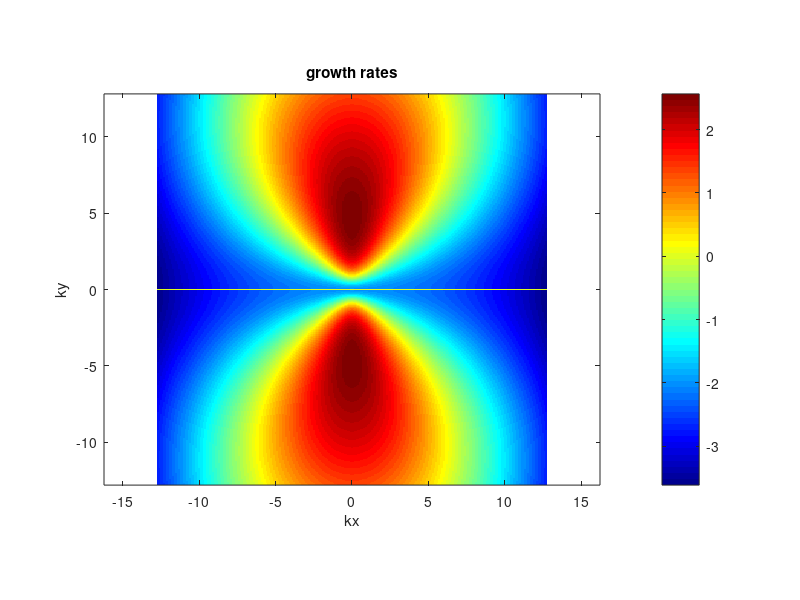
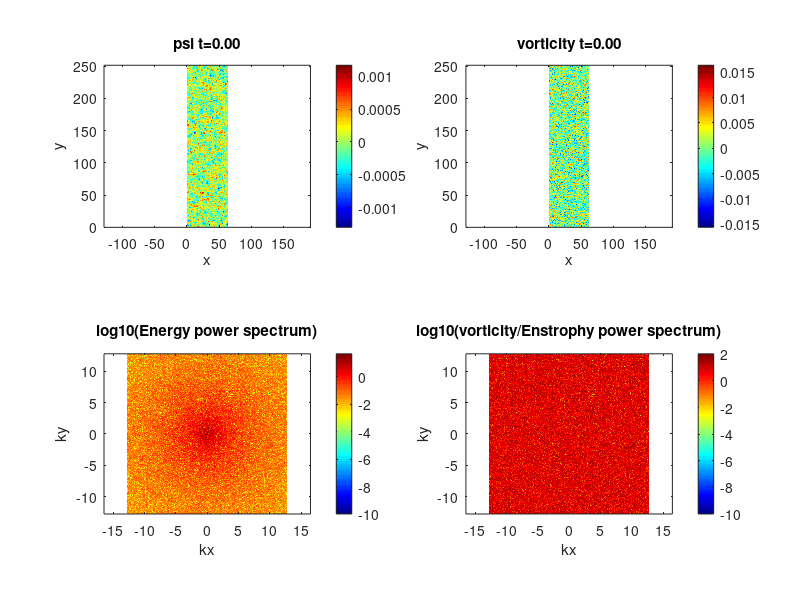
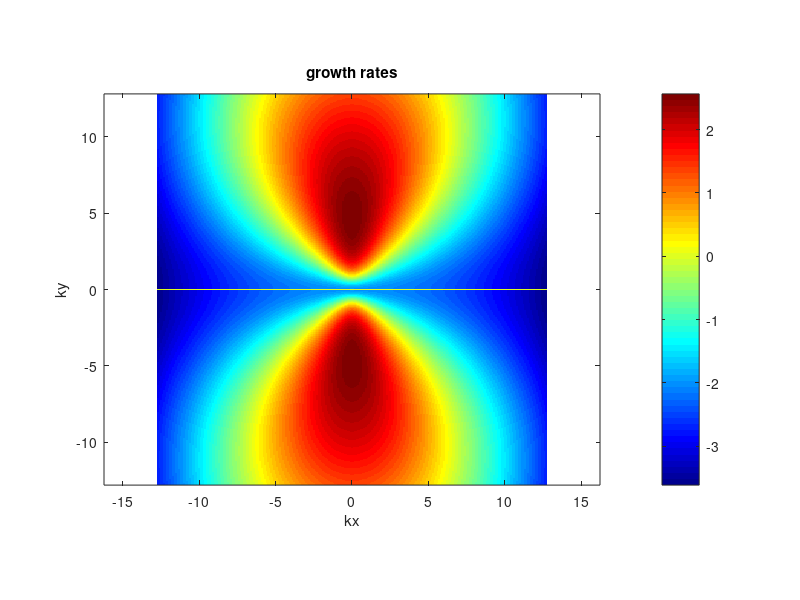

Here is the MATLAB script that generated these plots, in order: (Note: a time limit stopped this script after it produced the figures.)
function spectral_DS2d
%%%%%%%%%%%%%%%%%%%%%%%%%%%%%%%%%%%%%%%%%%%%%%%%%%%%%%%%%%%%%%%%%%%%%%%%%%%%%%%%%
% 1-field toy model of the Dimits shift. Similar to the Hasegawa-Mima           %
% equation or the Kuramoto-Sivashinsky equation.                                %
%                                                                               %
% Based off an MIT code originally made by Jean-Christophe Nave.                %
% Modified by Denis St-Onge                                                     %
%                                                                               %
% Laplacian(psi) = w                                                            %
% u = psi_y                                                                     %
% v =-psi_x                                                                     %
%%%%%%%%%%%%%%%%%%%%%%%%%%%%%%%%%%%%%%%%%%%%%%%%%%%%%%%%%%%%%%%%%%%%%%%%%%%%%%%%%
clear all;
mkdir('plots'); mkdir('data');
delete('log.txt');

scale=1;         % quick scale of the linear terms
mu   =scale*2;      % friction
nu   =scale*0.01; % viscosity
muZF =scale*1e-4; %scale*2*0; % zonal friction
nuZF =scale*0e-5; %scale*5.0e-4; % zonal viscosity
l    =scale*0;     % Landau-like damping
gamma=scale*5;   % linear drive 2.4203
HM=scale*0;		 % HM-type wave
TH=scale*0;      % Terry-Horton i delta
h=1;             % hyperviscosity factor
hZF=1;             % hyperviscosity factor
forcing=0; 		 % forcing magnitude
LX=2*pi*10;      % X scale
LY=2*pi*40;      % Y scale
NX_real=256;     % resolution in x
NY_real=1024;     % resolution in y
dt=1e-5;    % time step. Should start small as CFL updated can pick up the pace
pert_size=1e-2; % size of perturbation
TF=1000.0;   % final time
iF=2000000;  % final iteration, whichever occurs first
iRST=10000; % write restart dump
i_report=100;
en_print=100;
TSCREEN=2000; % sreen update interval time (NOTE: plotting is usually slow)
initial_condition='random';   %'simple vortices' 'vortices' 'random' or 'random w' 
AB_order=-1; % Adams Bashforth order 1,2,3, or 4 (3 more accurate, 2 possibly more stable) -1 = RK3
linear_term='exact'; % CN, BE, FE, or exact
simulation_type='NL'; % NL, QL, or L (nonlinear, quasilinear and linear respectively)
padding = true; % 3/2 padding, otherwise 2/3 truncation.
save_plots = true; % save plots to file
system_type='MHM'; % NS, HM, MHM
cfl_cadence=5;
cfl=0.4
max_dt=1e-2;
safety=0.8;
diagnostics=false;

%rng(707296708);
rng('shuffle');
s=rng;


% print log file.
diary('log.txt') 
diary on;

fig1=figure(1);
fig2=figure(2);

% ensure parameters get printed  to log.
fprintf('nu: %.05e  mu:%.05e gamma:%.05e\n',nu,mu,gamma);
fprintf('l: %.05e  HM:%.05e TH:%.05e\n',l,HM,TH);
fprintf('LX:%.02f LY:%.02f NX:%d NY:%d\n',LX, LY, NX_real, NY_real);
fprintf('h:%d scale:%d Tf:%.01f iF:%d\n',h, scale, TF, iF);
fprintf('hZF:%d muZF:%e nuZF:%e\n',hZF,muZF,nuZF);
fprintf('Nonlinear:%s padding:%d System:%s\n',simulation_type, padding,system_type);
fprintf('random seed:%d AB order:%d CFL step:%d\n',s.Seed, AB_order, cfl_cadence);
fprintf('safety:%f\n',safety);

energyFile=0; 
if(strcmp(initial_condition,'restart'))
    energyFile = fopen('energy.dat','a');
else
    energyFile = fopen('energy.dat','w');
end

fprintf(energyFile,'# [1] t  [2] dt  [3] energy  [4] enstrophy  [5] ZF    [6] DW    [7] flux\n');


NX=NX_real;
NY=NY_real;
if(padding)
    NX=3*NX/2;
    NY=3*NY/2;
end

dx=LX/NX;
dy=LY/NY;
dkx=2*pi/LX;
dky=2*pi/LY;
LXnum=0:dx:LX;
LYnum=0:dy:LY;

minkx= -(NX_real/2 - 1)*dkx;
maxkx=  (NX_real/2 - 1)*dkx;
minky= -(NY_real/2 - 1)*dky;
maxky=  (NY_real/2 - 1)*dky;
kxnum= minkx:dkx:maxkx;
kynum= minky:dky:maxky;

t=0.;
i=0;
k=0;
c1=0;
c2=0;
c3=0;
dt1=0;
dt2=0;
dt3=0;
w_hat=0; %this is our field.
I=sqrt(-1);

kx=dkx*I*ones(1,NY)'*(mod((1:NX)-ceil(NX/2+1),NX)-floor(NX/2)); % matrix of wavenumbers in x direction 
ky=dky*I*(mod((1:NY)'-ceil(NY/2+1),NY)-floor(NY/2))*ones(1,NX); % matrix of wavenumbers in y direction 

% Cutting of frequencies using the 2/3 rule. 
% Discard asymmetric N/2 term. Otherwise reality is not enforced.
dealias=abs(kx/dkx) <1/3*NX & abs(ky/dky) <1/3*NY;


ksquare=kx.^2+ky.^2;                                % Laplacian in Fourier space
ksquare(1,1)=-1; 
kmu = -(-1)^h*mu * ones(NY,NX)./(ksquare.^(h-1)) ;                            % drag force array
ksquare_viscous=-(-1)^h*nu*(ksquare.^h);            % Viscosity array

ksquare_poisson=ksquare - ones(NY, NX) + TH*ky;		% Poisson equation in Fourier space
if(strcmpi(system_type,'NS'))
    ksquare_poisson=ksquare;		% Poisson equation in Fourier space
end
ksquare_poisson(1,1)=-1;  % fixed Laplacian in Fourier space for Poisson's equation


gd = gamma * ky.^2./ksquare_poisson + HM*ky./ksquare_poisson;

zonal_part = zeros(NY,NX);
zonal_part(1,:) = zonal_part(1,:) + ones(1,NX);
fluct_part = ones(NY,NX) - zonal_part;

lin_growth = -kmu + ksquare_viscous + gd - l*abs(ky); % this is the linear growth rate used in computations


% No damping on zonal modes. Modified Poisson equation (proper adiabatic electron response)
if(strcmpi(system_type,'MHM'))
    kxzf = kx(1,:);
    lin_growth(1,:) = zeros(1,NX) - muZF*ones(1,NX) -(-1)^hZF*nuZF*(kxzf.^(2*hZF)) ;
    ksquare_poisson(1,:) = ksquare_poisson(1,:) + ones(1,NX);
	ksquare_poisson(1,1)=-1;
end
numel(find(lin_growth(:)>0))

lin_trunc = dealias.*lin_growth;
max_growth = max(lin_trunc(:))
max_rate = max(abs(lin_trunc(:)))
0.25/max_rate

lg2 = lin_growth.^2;
lg3 = lin_growth.^3;

% forcing stuff?
kf_min = 16*dkx;
dkf = 0.5*dkx;
forcing_base = abs(ksquare) <= (kf_min+dkf)^2 & abs(ksquare) >= kf_min^2;

% Define initial vorticity distribution
switch lower(initial_condition)
   case {'vortices'}
      [i,j]=meshgrid(1:NX,(1:NY));
      psi=exp(-((i*dkx-pi).^2+(j*dky-pi+pi/4).^2)/(0.2))+exp(-((i*dx-pi).^2+(j*dky-pi-pi/4).^2)/(0.2))-0.5*exp(-((i*dkx-pi-pi/4).^2+(j*dky-pi-pi/4).^2)/(0.4));
    case {'simple vortices'}
        [i,j]=meshgrid((1:NX)*(2*pi/NX),(1:NY)*(2*pi/NY));
        psi=1*sin(i).*cos(j).^2;    
    case {'random psi'}
      psi=pert_size*(2*rand(NX,NY) - 1);%normally 1e-3
      w_hat=ksquare_poisson.*fft2(psi);
    case {'random'}
      w=pert_size*(2*rand(NY,NX)-1);%normally 5e-2
      w_hat=fft2(w);
      w_hat(1,:)=zeros(1,NX);
      %w_hat=zonal_part.*w_hat;
    case {'waves'}
      [i,j]=meshgrid((1:NX)*(2*pi/NX),(1:NY)*(2*pi/NY));
      %w=20*sin(32*j) + 1e-1*cos(13*i);
      w=2e1*sin(32*j) + 5e-2*(2*rand(NY,NX)-1);
      w_hat=fft2(w);
      w_hat(1,:)=fluct_part.*w_hat;
    case {'restart'}
        fileID=fopen('restart.bin','r');
        t=fread(fileID,1,'double');
        dt=fread(fileID,1,'double');
        i=fread(fileID,1,'int');
        k=fread(fileID,1,'int');
        dt1=fread(fileID,1,'double');
        dt2=fread(fileID,1,'double');
        dt3=fread(fileID,1,'double');
        c1=fread(fileID,[NY NX],'double')+I*fread(fileID,[NY NX],'double');
        c2=fread(fileID,[NY NX],'double')+I*fread(fileID,[NY NX],'double');
        c3=fread(fileID,[NY NX],'double')+I*fread(fileID,[NY NX],'double');
        w_hat=fread(fileID,[NY NX],'double')+I*fread(fileID,[NY NX],'double');
        fclose(fileID);        
    otherwise
      disp('Unknown initial conditions !!!');
      return
end

if(padding) % ensure there's no energy in the padded region of k-space.
   w_hat=dealias.*w_hat;
end
w_hat(1,1)=0; % Gauge condition. Should be redundant.
w_hat0=w_hat; % Keep initial conditions for possible future diagnostics.


u=0;
v=0;
U_ZF=0;
force=zeros(NY,NX);
w2=w_hat;

if(save_plots) %plot growth rate contours
	plotgrowth()
end

tic
while t<TF && i<iF
    psi_hat = w_hat./ksquare_poisson;  % Solve Poisson's Equation
    if(any(isnan(w_hat(:)))) % Something really bad has happened.
        disp(sprintf('Divergence at iteration: %d',i));
        return;
    end
    if(mod(i,i_report)==0)
       disp(sprintf('iteration: %d    dt:%.02e     t:%.03e     step time:%.1d s',i,dt,t,toc)); 
       tic;
        diary off; %flush diary
		diary on;
    end
    if (mod(i,en_print)== 0) 
        outputEnergy();
    end
    
    if (mod(i,TSCREEN)== 0) 
        plotfunc();
    end
    
    if (mod(i,iRST) == 0)
        dump('restart.bin');
    end
    

    if(forcing ~= 0)
       force=calculate_forcing(); 
    end
    
    w_hat_new=0;
    conv_hat =0;
    % Compute the non-linear term
    if (AB_order == -1 ) % RK3
	      w_hat_new = ETDRK3(w_hat);
    	if(mod(i+1,cfl_cadence)==0 && i > 3) % compute new timestep from CFL condition.
        	abs_u=abs(u);
        	abs_v=abs(v);
        	abs_ZF=abs(U_ZF);
        	maxV= max(abs_u(:)+abs_ZF(:))/dx + max(abs_v(:))/dy;
        	if(maxV>0)
           	 new_dt=1/maxV;
        	else
           	 new_dt=inf;
            end
            target_dt=min(cfl*new_dt,min(1.1*dt/safety,max_dt/safety));
            if(target_dt < dt)
                 disp('WARNING: New dt fell below safety.')
            end
            dt=max_dt/safety;        
            while dt > target_dt 
                dt=dt/2.0;
            end
            dt=safety*dt;
    	end
    else 
        conv_hat = calc_Nonlinear(w_hat,simulation_type);
         
     
    if(mod(i+1,cfl_cadence)==0 && i > 3) % compute new timestep from CFL condition.
        abs_u=abs(u);
        abs_v=abs(v);
        abs_ZF=abs(U_ZF);
        maxV= max(abs_u(:)+abs_ZF(:))/dx + max(abs_v(:))/dy;
        if(maxV>0)
            new_dt=1/maxV;
        else
            new_dt=inf;
        end
        target_dt=min(max(0.5*dt/safety,min(cfl*new_dt,1.1*dt/safety)),max_dt/safety);
        if(target_dt < dt)
            disp('WARNING: New dt fell below safety.')
        end
        dt=0.8*target_dt;
    end
    
    conv_hat = dealias.*(conv_hat + forcing*kf_min*force/sqrt(dt));
    
    L1=0;
    L2=0;
    w_prev=w_hat;
    
    A=1.0; B=0; C=0; D=0;
    w_hat_new = 0;
    if (i < 1 || AB_order == 1) %Forward-Euler to generate history. Should run a small time-step at first. 
    	 %do nothing w_hat_new = w_hat_new - L2.*conv_hat;
    elseif (i < 2 || AB_order == 2)
    	w1=dt1/dt;
    	A=(1.0 + 0.5*w1);
    	B=0.5*w1;
   	elseif (i < 3 || AB_order == 3)
    	w1=dt1/dt;
    	w2=dt2/dt;
    	A=(2.0 + 3.0*w2 + 6.0*w1*(1+w1+w2))/(6.0*w1*(w1+w2));
    	B=(2.0 + 3.0*w1 + 3.0*w2)/(6.0*w1*w2);
    	C=(2.0 + 3.0*w1)/(6.0*w2*(w1+w2));
     elseif (i < 4 || AB_order == 4)
        w1=dt1/dt;
        w2=dt2/dt;
        w3=dt3/dt;
        A=(3.0 + 8.0*w2 + 4.0*w3 + 6.0*(2*w1^3 + w2*(w2+w3) +2.0*w1*(1.0+w2)*(1.0+w2+w3) + w1^2*(3.0 + 4.0*w2+2*w3)));
        A=A/(12.0*w1*(w1+w2)*(w1+w2+w3));
        B=(3.0 + 6.0*(w1+w2)*(w1+w2+w3) + 4.0*(2.0*(w1+w2)+w3))/(12.0*w1*w2*(w2+w3));
        C=(3.0 + 6.0*w1*(w1+w2+w3)+4.0*(2.0*w1 + w2+w3))/(12.0*w2*(w1+w2)*w3);
        D=(3.0 + 6.0*w1*(w1+w2)+4.0*(2.0*w1 + w2))/(12.0*w3*(w2+w3)*(w1+w2+w3));
    end
  
    
    
    switch upper(linear_term)
        case {'CN'} %crank nicolson
            L1=(1 + 0.5*dt*lin_growth)./(1 - 0.5*dt*lin_growth);
            L2=dt./(1 - 0.5*dt*lin_growth);    
        case {'BE'} %backward euler
            L1=1.0./(1 - dt*lin_growth);
            L2=dt./(1 - dt*lin_growth);    
        case {'EXACT'}%exact
            L1=exp(dt*lin_growth);
            L2=dt*L1;   
            B=B.*exp((dt1)*lin_growth);
            C=C.*exp((dt1+dt2)*lin_growth);
            D=D.*exp((dt1+dt2+dt3)*lin_growth);
        otherwise
            disp('Unknown linear handling type.');
            return;
    end
    
    % Compute Solution at the next step
	% Implicitly solve the linear term with 2nd order Crank-Nicholson
    w_hat_new = L1.*w_prev;
    w_hat_new = w_hat_new - L2.*(A.*conv_hat - B.*c1 + C.*c2 - D.*c3);
  
    end
    t=t+dt;
    i=i+1;

    w_hat=w_hat_new;
    
    c3=c2;
    c2=c1;
    c1=conv_hat;
    
    dt3=dt2;
    dt2=dt1;
    dt1=dt;
end
fclose(energyFile);

%write final state 
fprintf('Simulation ended at time %.03e and iteration %d\n',t,i);
dump('final_state.bin');

if(strcmpi(simulation_type,'L') && diagnostics)
   w0f=w_hat0.*exp(t*lin_growth); 
   comp=abs(w_hat-w0f)./abs(w0f);
   fprintf('Maximum linear error:%e\n',max(comp(:)));
end

% SIMULATION ENDS HERE

%%----------------------------------%%
%% Helper Function Definitions      %% 
%%----------------------------------%%

	function f=calculate_forcing()
        f=zeros(NY,NX);
        for i1 = 1:NY
           for j1 = 1:NX
                if(forcing_base(i1,j1) ~=0 )
                    f(i1,j1) = randn(1);
                end    
           end
        end
	end

    function x=RK3(w_h)
        a =[8./15.,5./12.,0.75];
        b =[0,-17.0/60.0,-5.0/12.0];
        Fa =0.0;
        Fb =0.0;
        u_new=w_h;
        for j = 1:3 
            Fb = Fa;
            Fa = calc_Nonlinear(u_new,simulation_type);
            u_new = (1 + 0.5*(a(j)+b(j))*dt*lin_growth)./(1 - 0.5*(a(j)+b(j))*dt*lin_growth).*u_new;
            u_new = u_new + a(j)*Fa +b(j)*Fb;
        end
        x=u_new;
    end   

    function x=ETDRK3(w_h)
        u_new=w_h;
        persistent dto;
        persistent lg;
		persistent M;
		persistent r;
        persistent Q1;
        persistent Q2;
        persistent f1;
        persistent f2;
        persistent f3;
        if(isempty(dto))
           dto=-1;
           lg=lin_growth(:);
		   if(any(imag(lg(:))))
			   M=32;
			   r=exp(2*I*pi*((1:M)-0.5)/M);
		   else
			   M=16;
			   r=exp(I*pi*((1:M)-0.5)/M);
		   end
        end
        
        lin_zeroes = (dt*abs(lin_growth)) < 1e-3;
        lin_NZ = ones(NY,NX) - lin_zeroes;
        
        lin_div = lin_growth + lin_zeroes.*ones(NY,NX);
        st=simulation_type;
        eh = exp(0.5*lin_growth*dt);
        e1 = exp(lin_growth*dt);

        if(dto ~= dt)
            LR=dt*lg(:,ones(M,1)) + r(ones(NY*NX,1),:);
            elr=exp(LR);
            Q1 =dt*real(mean(			 (exp(LR/2)-1)./LR							,2));
            Q2 =dt*real(mean(			 (elr-1)./LR                                ,2));
            f1 =dt*real(mean(		 (-4   -LR        +elr.*(4-3*LR+LR.^2))./LR.^3	,2));
            f2 =dt*real(mean(		4*( 2  +LR        +elr.*(-2+LR))./LR.^3			,2));
            f3 =dt*real(mean(		 (-4 -3*LR -LR.^2 +elr.*(4-LR))./LR.^3			,2));
            Q1=reshape(Q1,NY,NX);
            Q2=reshape(Q2,NY,NX);
            f1=reshape(f1,NY,NX);
            f2=reshape(f2,NY,NX);
            f3=reshape(f3,NY,NX);
            dto=dt;
        end
        A1 = -calc_Nonlinear(u_new,st);
        
        an =     u_new.*eh + Q1.*A1;
      
        A2 = -calc_Nonlinear(an,st);
        
        bn = u_new.*e1 + Q2.*(2.0*A2-A1);
        
        A3 = -calc_Nonlinear(bn,st);
        
        cn = u_new.*e1 + (A1.*f1 + A2.*f2 + A3.*f3); 
        
        x = dealias.*cn;   

    end   
 function x=ETDRK2(w_h)
        u_new=w_h;
        
        lin_zeroes = dt*abs(lin_growth) == 0;
        lin_NZ = ones(NY,NX) - lin_zeroes; 
        
        lin_div = lin_growth + lin_zeroes.*ones(NY,NX);
        st=simulation_type;
        e1 = exp(lin_growth*dt);
        
        A1 = -calc_Nonlinear(u_new,st);
        
        an =     lin_NZ.*(u_new.*e1 + (e1 - ones(NY,NX)).*A1./lin_div);
        an = an + lin_zeroes.*(u_new.*e1 + dt*A1);
        
        A2 = -calc_Nonlinear(an,st);
        
        bn = lin_NZ.*(u_new.*e1 + (e1 - ones(NY,NX)).*(2.0*A2-A1)./lin_div);
        bn = bn + lin_zeroes.*(u_new.*e1 + dt*(2.0*A2-A1));
        
        cnNZ = an + (A2 - A1).*(e1 - ones(NY,NX) - dt*lin_growth)./(dt*lin_div.^2);
        cnZ = an + 0.5*dt*(A2-A1);
        x = dealias.*(lin_zeroes.*cnZ + lin_NZ.*cnNZ);
 end   

    function infCheck(inver,name)
       if(any(isinf(inver(:))))
              disp(sprintf('%s infinity at iteration: %d',name, i));
       end
    end

    function nanCheck(inver,name)
       if(any(isnan(inver(:))))
              disp(sprintf('%s NaN at iteration: %d',name, i));
       end
    end

	function y=calc_Nonlinear(w_h,type)
    conv_hat = 0;
    psi_h = w_h./ksquare_poisson;  % Solve Poisson's Equation
	switch upper(type)
        	case {'NL'} %full non-linear
            	uhat = -ky.*psi_h;
            	vhat =  kx.*psi_h;
            	w_xhat = kx.*w_h;
            	w_yhat = ky.*w_h;
            
            	% dealiasing here truncates if not padded, other it has no effect
            	u  =real(ifft2(dealias.*uhat));      % Compute  y derivative of stream function ==> u
            	v  =real(ifft2(dealias.*vhat));      % Compute -x derivative of stream function ==> v
            	w_x=real(ifft2(dealias.*w_xhat));      % Compute  x derivative of vorticity
            	w_y=real(ifft2(dealias.*w_yhat));
            	conv     = u.*w_x + v.*w_y;         % evaluate the convective derivative (u,v).grad(w)   
            	conv_hat = fft2(conv);              % go back to Fourier space
      
        	case {'QL'} %quasi-linear
            	%for zonal part
            	uphat = -ky.*fluct_part.*psi_h;
            	vphat =  kx.*fluct_part.*psi_h;
        
            	%for fluctuation part
            	U_hat = kx.*zonal_part.*psi_h;
            	U_xxhat = (kx.^2).*U_hat;
            	w_yhat = ky.*fluct_part.*w_h;       
        
            	% dealiasing here truncates if not padded, other it has no effect
            	u    =real(ifft2(dealias.*uphat));      % Compute  y derivative of stream function ==> u
            	v    =real(ifft2(dealias.*vphat));      % Compute -x derivative of stream function ==> v
            	U_ZF =real(ifft2(dealias.*U_hat));      % Compute zonal velocity
            	U_xx =real(ifft2(dealias.*U_xxhat));      % Compute zonal velocity
            	w_y  =real(ifft2(dealias.*w_yhat));
            	conv_fluct = U_ZF.*w_y + u.*U_xx;         % evaluate the convective derivative (u,v).grad(w)   
            	conv_zonal = u.*v;         % evaluate the convective derivative (u,v).grad(w)       
            	conv_fluct_hat = fft2(conv_fluct);               % go back to Fourier space
            	conv_zonal_hat = fft2(conv_zonal);
            	conv_hat = fluct_part.*conv_fluct_hat + (kx.^2).*zonal_part.*conv_zonal_hat;
        	case {'L'}%full linear 
           	 %do nothing
            otherwise
           	 disp('Unknown simulation type.');
        	    return 
    end
    if(padding)
        conv_hat = dealias.*conv_hat;
    end
    y=conv_hat;
	end

	function plotgrowth()
    	subplot(1,1,1);
    	plotg=0;
    	f=randn(NY,NX).*forcing_base;
    	if(padding)
       		plotg=circshift(dealias.*lin_growth,[NY_real/2,NX_real/2]); 
       		plotg=plotg(2:NY_real,2:NX_real);
    	else
       		plotg=circshift(dealias.*lin_growth,[NY_real/2,NX_real/2]); 
       		plotg=plotg(2:NY_real,2:NX_real);
    	end
    	force=real(ifft2(f));
    	imagesc(kxnum,kynum,real(plotg)), axis equal tight, colorbar
    	%imagesc(kxnum,kynum,f), axis equal tight, colorbar
    	set(gca,'Ydir','Normal')
    	colormap(jet)
    	title('growth rates');    
    	xlabel('kx');
    	ylabel('ky');
    	if(save_plots)
        	saveas(gcf,'growth.png');
   		end
   		drawnow
    end
    function outputEnergy()
        diary off; %flush diary
		diary on;
        
        w_curr=w_hat;
        psi_curr=psi_hat;
     
        enstrophy = 0.5*w_curr.*conj(w_curr);
        energy = 0.5*real(-conj(psi_curr).*w_curr);
     %   flux = -0.5*real(psi_y.*(psi_y.*psi_y + psi_x.*psi_x  + psi.*psi));
             
        enstrophy_tot = sum(enstrophy(:))/(NX*NY)^2;
        energy_tot    = sum(energy(:))/(NX*NY)^2; 
        ZF_energy = sum(sum(zonal_part.*energy))/(NX*NY)^2;
        DW_energy = sum(sum(fluct_part.*energy))/(NX*NY)^2;
       % flux_tot = sum(flux(:))/(NX*NY);
        
        fprintf(energyFile,'%e %e %.15e %e %e %e \n',t,dt,energy_tot,enstrophy_tot,ZF_energy,DW_energy);
        
        
    end
    function plotfunc()
              % Go back in real space omega in real space for plotting
		diary off; %flush diary
		diary on;
        w_curr=w_hat;
        psi_curr=psi_hat;
        psi=real(ifft2(psi_curr));
        w=real(ifft2(w_curr)); 
     
        enstrophy = 0.5*w_curr.*conj(w_curr);
        energy = 0.5*real(-conj(psi_curr).*w_curr);                  
        
		%iso_spectrum(energy,enstrophy);

        if(padding)
           enstrophy=circshift(enstrophy,[NY_real/2,NX_real/2]); 
           enstrophy=enstrophy(2:NY_real,2:NX_real);
           energy=circshift(energy,[NY_real/2,NX_real/2]); 
           energy=energy(2:NY_real,2:NX_real);
        else
           enstrophy=circshift(enstrophy,[NY_real/2,NX_real/2]); 
           enstrophy=enstrophy(2:NY_real,2:NX_real);
           energy=circshift(energy,[NY_real/2,NX_real/2]); 
           energy=energy(2:NY_real,2:NX_real);
        end
      
        wlog=max(log10(enstrophy),-10);
        energylog=max(log10(energy),-10);
        set(0,'CurrentFigure',fig1);
        subplot(2,2,1)
        imagesc(LXnum,LYnum,psi), axis equal tight, colorbar
        set(gca,'Ydir','Normal')
        colormap(jet)
        title(sprintf('psi t=%.02f',t));
        xlabel('x');
        ylabel('y');
        subplot(2,2,2)
        imagesc(LXnum,LYnum,w), axis equal tight, colorbar
        title(sprintf('vorticity t=%.02f',t));
        set(gca,'Ydir','Normal')
        xlabel('x');
        ylabel('y');
        subplot(2,2,3)
        imagesc(kxnum,kynum, energylog), axis equal tight, colorbar
        title('log10(Energy power spectrum)');    
        set(gca,'Ydir','Normal')
        xlabel('kx');
        ylabel('ky');
        subplot(2,2,4)
        imagesc(kxnum,kynum,wlog), axis equal tight, colorbar
        set(gca,'Ydir','Normal')
        xlabel('kx');
        ylabel('ky');
        title('log10(vorticity/Enstrophy power spectrum)');    
        if(save_plots)
            saveas(gcf,sprintf('plots/fig_%d.png',k));
        end
        drawnow
        set(0,'CurrentFigure',fig2);
        if(1==1)
       %     kx_spec=energylog(NY_real/2,:);
       %     ky_spec=energylog(:,NX_real/2);
       %     kx_spec(NX_real/2)=0.5*(kx_spec(NX_real/2-1)+kx_spec(NX_real/2+1)); 
       %     ky_spec(NY_real/2)=0.5*(ky_spec(NY_real/2-1)+ky_spec(NY_real/2+1)); 
       %     [~,Ix] = max(kx_spec(:));
       %     [~,Iy] = max(ky_spec(:));
       %     if(diagnostics)
       %        disp(sprintf('%.10e %.10e',energy_tot,enstrophy_tot));
       %         disp(sprintf('Maximum DW mode:%.01f    Maximum ZF mode:%.01f',abs(kynum(Iy)), abs(kxnum(Ix))));
       %     end
       %     plot(kxnum,kx_spec,kynum,ky_spec);
       %     legend('Zonal (ky=0)','DW (kx=0)');
       %     title(sprintf('DW/Zonal energy spectrum t=%.02f',t));
       %     xlabel('k');
        else
            kxpos=0:dkx:maxkx;
            loglog(kxpos,radenergy(1:NX_real/2),kxpos,radenstrophy(1:NX_real/2));
            title(sprintf('Radial energy/enstrophy spectrum t=%.02f',t));
            legend('Energy','Enstrophy')
            xlabel('k'); 
        end
        drawnow
        if(save_plots)
            saveas(gcf,sprintf('plots/k_spec_%d.png',k));
        end
        k=k+1;
    end

    function iso_spectrum(energy,enstrophy)
        raden_arr=cat(2,sqrt(abs(ksquare(:))),energy(:),enstrophy(:));
        raden_arr=sortrows(raden_arr);
        radenergy=zeros(max(NX,NY),1);
        radenstrophy=zeros(max(NX,NY),1);
        ik_old=1;
        nk=0;
        counts=zeros(max(NX,NY),1);
        for n = 1:length(ksquare(:))
            ik=round(raden_arr(n,1)/min(dkx,dky)) + 1;
            radenergy(ik) = radenergy(ik) + raden_arr(n,2);
            radenstrophy(ik) = radenstrophy(ik) + raden_arr(n,3);
            if(ik~=ik_old)
                counts(ik_old) = nk;
                nk=0;
                ik_old=ik;
            end
            nk=nk+1;
        end    
        
        range =0:min(dkx,dky):sqrt(2)*max(maxkx,maxky);
        l=length(range);
        
        surface = 2*pi/min(dkx,dky);
        comp=surface*range./(counts(1:l).');
        
        kxpos=0:min(dkx,dky):max(maxkx,maxky);
        specFile = fopen(sprintf('data/rad_spec_%d.dat',k),'w');
        radenergy_comp = radenergy(1:l).*comp.';
        radenstrophy_comp = radenstrophy(1:l).*comp.';
        
		ZF_en = zeros(l);
        ZF_ens = zeros(l);
        ZF_en(1:(NX/2)) = energy(1,1:(NX/2));  	 
        ZF_ens(1:(NX/2)) = enstrophy(1,1:(NX/2));

		DW_en = zeros(l);
        DW_ens = zeros(l);
        DW_en(1:(NY/2)) = energy(1:(NY/2),1);  	 
        DW_ens(1:(NY/2)) = enstrophy(1:(NY/2),1);

        for n = 1:l
            fprintf(specFile,'%e %e %e %e %e %e %e\n',range(n),radenergy_comp(n),radenstrophy_comp(n),ZF_en(n),ZF_ens(n), DW_en(n),DW_ens(n));       
        end
        
        fclose(specFile); 
    end


    function dump(filename)
        fileID=fopen(filename,'w');
        fwrite(fileID,t,'double');
        fwrite(fileID,dt,'double');
        fwrite(fileID,i,'int');
        fwrite(fileID,k,'int');
        fwrite(fileID,dt1,'double');
        fwrite(fileID,dt2,'double');
        fwrite(fileID,dt3,'double');
        fwrite(fileID,real(c1),'double'); fwrite(fileID,imag(c1),'double');
        fwrite(fileID,real(c2),'double'); fwrite(fileID,imag(c2),'double');
        fwrite(fileID,real(c3),'double'); fwrite(fileID,imag(c3),'double');
        fwrite(fileID,real(w_hat),'double');fwrite(fileID,imag(w_hat),'double');
        fclose(fileID);
    end
end
